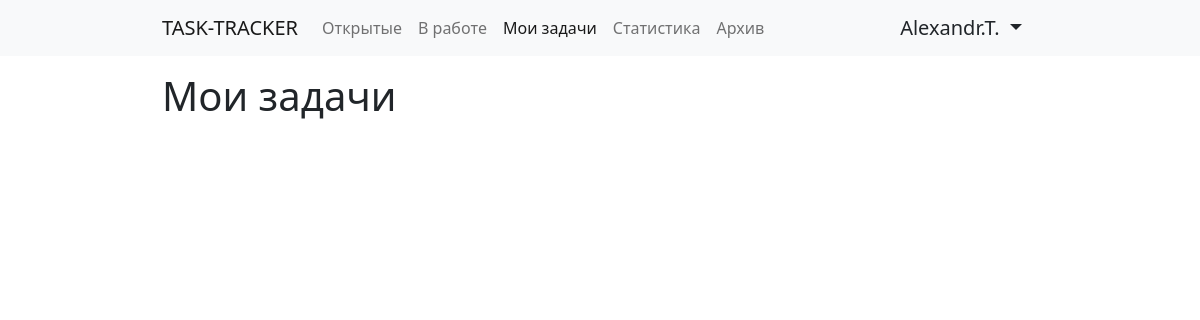
The app's page /my_tickets/ (signed in), older data.
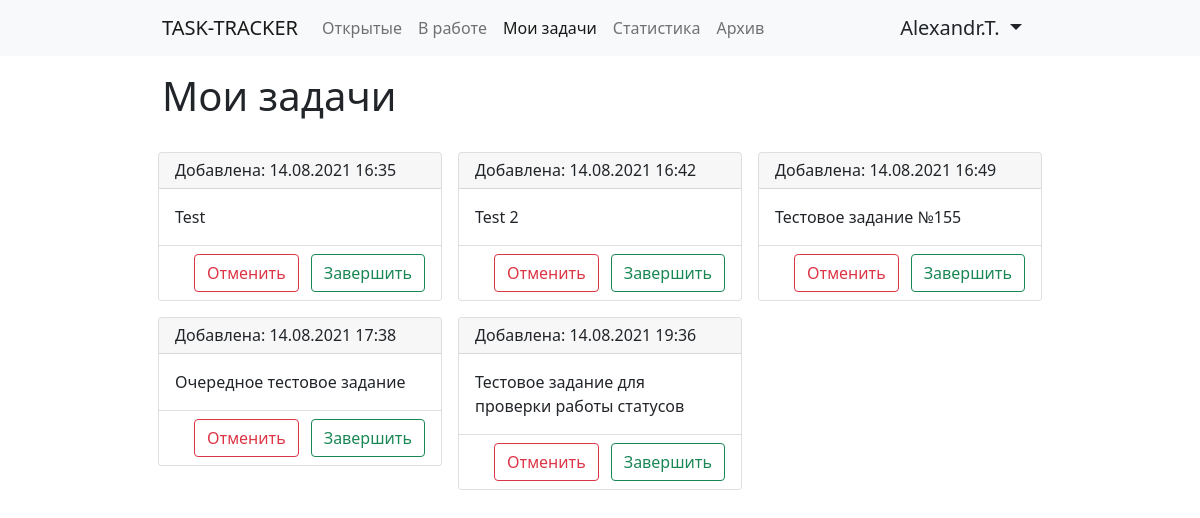
The same page, newer data.
### tables this page shows
CREATE TABLE ticket (
	id INTEGER NOT NULL, 
	description VARCHAR, 
	created_at DATETIME, 
	user_id INTEGER, 
	current_status INTEGER, 
	status_updated_at DATETIME, 
	PRIMARY KEY (id), 
	FOREIGN KEY(user_id) REFERENCES user (id), 
	FOREIGN KEY(current_status) REFERENCES status (id)
);

### app.py (the view)
@app.route('/my_tickets/', methods=['GET', 'POST'])
@check_auth
def my_tickets(user):
    if request.method == "GET":
        tickets = get_user_tickets(user['id'])
        return render_template(
            "my_tickets.html",
            user=user,
            tickets=tickets
        )

### services/auth.py (called while the page is built)
def check_auth(func):
    @wraps(func)
    def wrapper(*args, **kwargs):
        if not request.cookies.get('authenticated_user'):
            return redirect('/login/')
        else:
            user_info = engine.execute(select(users).where(users.c.id == request.cookies.get('authenticated_user'))).fetchone()
            user = {
                'id': user_info[0],
                'login': user_info[1],
                'fullname': user_info[3],
            }
            return func(*args, user=user, **kwargs)
    return wrapper

### services/tickets.py (called while the page is built)
def get_user_tickets(user_id):
    query = select(tickets).select_from(
        tickets.join(
            statuses,
            tickets.c.current_status == statuses.c.id
        )
    ).where(
        statuses.c.title == "В работе",
        tickets.c.user_id == user_id
    )
    tickets_list = engine.execute(query).fetchall()
    return parse_tickets(tickets_list)

### templates/my_tickets.html (shortened to what this page needs)
{% extends 'base.html' %}
{% block content %}
    <div class="row mb-3">
        <div class="col-6">
            <h1>Мои задачи</h1>
        </div>
    </div>
    <div class="row">
        {% for ticket in tickets %}
            <div class="col-md-6 col-lg-4 p-2">
                <div class="card">
                    <div class="card-header">
                        <h6 class="mb-0">Добавлена: <span> {{ ticket.created_at.strftime('%d.%m.%Y %H:%M') }}</span></h6>
                    </div>
                    <div class="card-body">
                        <p class="card-text">{{ ticket.description }}</p>
                    </div>
                    <div class="card-footer bg-white">
                        <div class="row justify-content-end">
                            <div class="col-auto px-0">
                                <form action="/cancel_ticket/" method="post">
                            <button type="submit" class="btn btn-outline-danger">Отменить</button>
                        </form>
                            </div>
                            <div class="col-auto">
                                <form action="/finish_ticket/" method="post">
                                    <button type="submit" class="btn btn-outline-success">Завершить</button>
                                </form>
                            </div>
                        </div>
                    </div>
                </div>
            </div>
        {% endfor %}
    </div>
{% endblock %}

Row changes from the older to the newer data that the page shows:
added ticket: created_at "14.08.2021 16:35", description "Test"
added ticket: created_at "14.08.2021 16:42", description "Test 2"
added ticket: created_at "14.08.2021 16:49", description "Тестовое задание №155"
added ticket: created_at "14.08.2021 17:38", description "Очередное тестовое задание"
added ticket: created_at "14.08.2021 19:36", description "Тестовое задание для проверки работы статусов"
